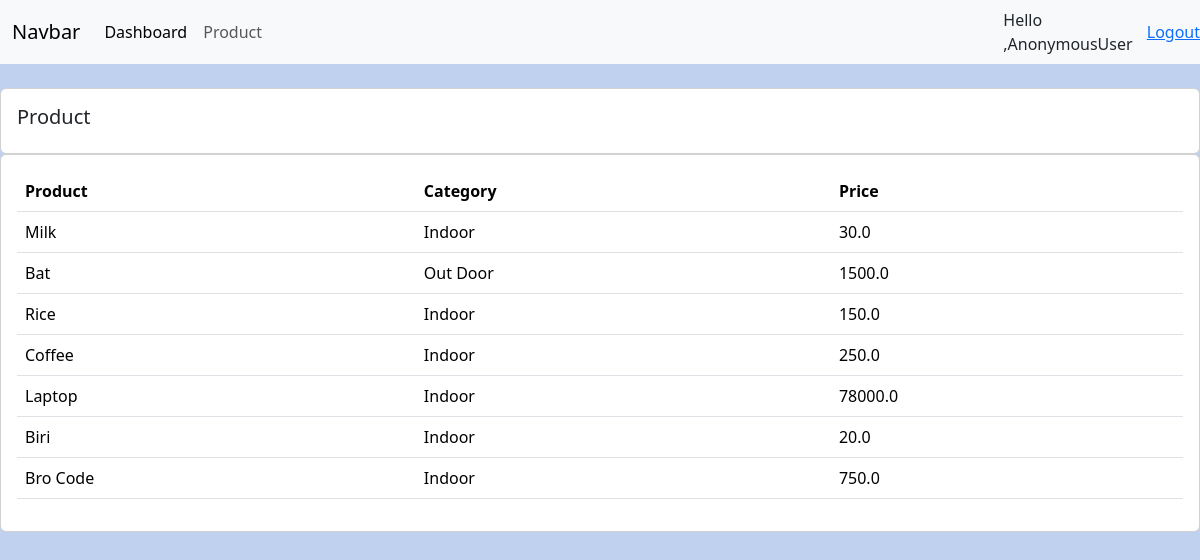
The app's page /product/ with its own data.
### person/models.py (models this page shows, shortened)
class Product(models.Model):
    CATEGORY=(
        ('Indoor', 'Indoor'),
        ('Out Door', 'Out Door')
    )
    name = models.CharField(max_length=200, null=True)
    price=models.FloatField(null=True)
    category=models.CharField(max_length=200, null=True, choices=CATEGORY)
    description=models.CharField(max_length=200, null=True, blank=True)
    date_created=models.DateTimeField(auto_now_add=True, null=True)
    tags = models.ManyToManyField(Tag)

### person/views.py (the view)
# urls.py: path('product/', views.pro, name='product'),
def pro(request): #pro stands for product
    product=Product.objects.all()
    context={'product':product}
    return render(request, "person/product.html", context)

### templates/person/product.html
{% extends 'base.html' %}
{% block content %}
<br>
<div class="row">
    <div class="col-md">
        <div class="card card-body">
            <h5>Product</h5>
        </div>
        <div class="card card-body">
            <table class="table">
                <tr>
                    <th>Product</th>
                    <th>Category</th>
                    <th>Price</th>
                </tr>
                {% for i in product %}
                <tr>
                    <td>{{i.name}}</td>
                    <td>{{i.category}}</td>
                    <td>{{i.price}}</td>
                </tr>
                {% endfor %}
            </table>
        </div>
    </div>
</div>
{% endblock %}

### static/css/mystyle.css (style rules this page uses)
body { background-color: rgb(192, 209, 240); }

### records on screen
Product: name "Milk", category "Indoor", price "30.0"
Product: name "Bat", category "Out Door", price "1500.0"
Product: name "Rice", category "Indoor", price "150.0"
Product: name "Coffee", category "Indoor", price "250.0"
Product: name "Laptop", category "Indoor", price "78000.0"
Product: name "Biri", category "Indoor", price "20.0"
Product: name "Bro Code", category "Indoor", price "750.0"

### other values on screen
{{ request.user }} "AnonymousUser"
